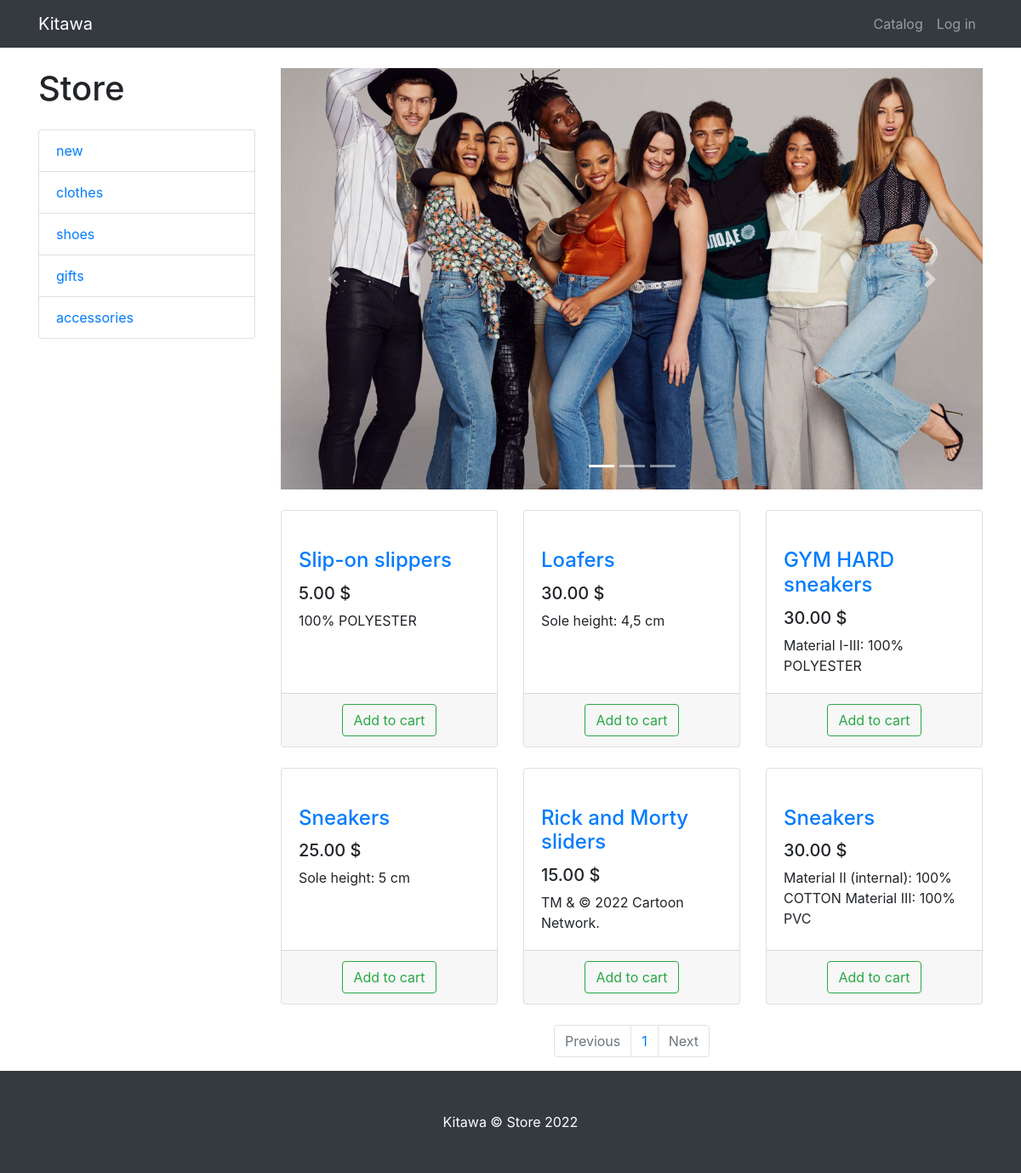
Screenshot of /3/ with the database file from the repository.
### products/models.py (models this page shows, shortened)
class ProductCategory(models.Model):
    name = models.CharField(max_length=64, unique=True)
    description = models.TextField(blank=True)
    class Meta:
        verbose_name_plural = 'Product Categories'

class Product(models.Model):
    name = models.CharField(max_length=256)
    image = models.ImageField(upload_to='products_images', blank=True)
    description = models.TextField(blank=True)
    short_description = models.CharField(max_length=64, blank=True)
    price = models.DecimalField(max_digits=8, decimal_places=2, default=0)
    quantity = models.PositiveIntegerField(default=0)
    category = models.ForeignKey(ProductCategory, on_delete=models.PROTECT)

### products/views.py (the view)
# urls.py: path('<int:category_id>/', views.products, name="products"),
def products(request, category_id=None, page=1):
    context = {
        'title': 'Store - catalog',
        'categories': ProductCategory.objects.all(),
    }
    if category_id:
        products = Product.objects.filter(category_id=category_id)
    else:
        products = Product.objects.all()
    paginator = Paginator(products, 6)
    products_paginator = paginator.page(page)
    context.update({'products': products_paginator})
    return render(request, 'products/products.html', context)

### products/templates/products/products.html (shortened to what this page needs)
{% extends 'products/base.html' %}
{% load static %}
{% block css %}
<link href="{% static 'css/products.css' %}" rel="stylesheet">
{% endblock %}
{% block content %}
<div class="container">
    <div class="row">
        <div class="col-lg-3">
            <h1 class="my-4">Store</h1>
            <div class="list-group">
                {% for category in categories %}
                <a href="{% url 'products' category.id %}" class="list-group-item">{{ category.name }}</a>
                {% endfor %}
            </div>
        </div>
        <div class="col-lg-9">
            <div id="carouselExampleIndicators" class="carousel slide my-4" data-ride="carousel">
                <ol class="carousel-indicators">
                    <li data-target="#carouselExampleIndicators" data-slide-to="0" class="active"></li>
                    <li data-target="#carouselExampleIndicators" data-slide-to="1"></li>
                    <li data-target="#carouselExampleIndicators" data-slide-to="2"></li>
                </ol>
                <div class="carousel-inner" role="listbox">
                    <div class="carousel-item active">
                        <img class="d-block img-fluid" src="{% static 'vendor/img/slides/slide-1.jpg' %}"
                             alt="First slide">
                    </div>
                </div>
                <a class="carousel-control-prev" href="#carouselExampleIndicators" role="button" data-slide="prev">
                    <span class="carousel-control-prev-icon" aria-hidden="true"></span>
                </a>
                <a class="carousel-control-next" href="#carouselExampleIndicators" role="button" data-slide="next">
                    <span class="carousel-control-next-icon" aria-hidden="true"></span>
                </a>
            </div>
            <div class="row">
                {% for product in products %}
                <div class="col-lg-4 col-md-6 mb-4">
                    <div class="card h-100">
                        <a href="#">
                        </a>
                        <div class="card-body">
                            <h4 class="card-title">
                                <a href="#">{{ product.name }}</a>
                            </h4>
                            <h5>{{ product.price}} $</h5>
                            <p class="card-text">{{ product.short_description }}</p>
                        </div>
                        <div class="card-footer text-center">
                            <a href="{% url 'basket_add' product.id %}">
                                <button type="button" class="btn btn-outline-success">Add to cart</button>
                            </a>
                        </div>
                    </div>
                </div>
                {% endfor %}
            </div>
            <nav aria-label="Page navigation example">
                <ul class="pagination justify-content-center">
                    <li class="page-item {% if not products.has_previous  %} disabled {% endif %}">
                        <a class="page-link" href="{% if products.has_previous %} {% url 'page' products.previous_page_number %} {% else %} # {% endif %}"
                           tabindex="-1" aria-disabled="true">Previous</a>
                    </li>
                    {% for page in products.paginator.page_range %}
                    <li class="page-item">
                        <a class="page-link" href="{% url 'page' page %}">
                            {{ page }}
                        </a>
                    </li>
                    {% endfor %}
                    <li class="page-item {% if not products.has_next  %} disabled {% endif %}" >
                        <a class="page-link" href="{% if products.has_next %} {% url 'page' products.next_page_number %} {% else %} # {% endif %}">
                            Next</a>
                    </li>
                </ul>
            </nav>
        </div>
    </div>
</div>
{% endblock %}
{% block footer %}
<footer class="py-5 bg-dark">
    <div class="container">
        <p class="m-0 text-center text-white">Kitawa &copy; Store 2022</p>
    </div>
</footer>
{% endblock %}

### static/css/products.css (style rules this page uses)
body { padding-top: 56px; }

### rows the page displays
ProductCategory: name "new"
ProductCategory: name "clothes"
ProductCategory: name "shoes"
ProductCategory: name "gifts"
ProductCategory: name "accessories"
Product: name "Slip-on slippers", price "5.00", short_description "100% POLYESTER"
Product: name "Loafers", price "30.00", short_description "Sole height: 4,5 cm"
Product: name "GYM HARD sneakers", price "30.00", short_description "Material I-III: 100% POLYESTER"
Product: name "Sneakers", price "25.00", short_description "Sole height: 5 cm"
Product: name "Rick and Morty sliders", price "15.00", short_description "TM & © 2022 Cartoon Network."
Product: name "Sneakers", price "30.00", short_description "Material II (internal): 100% COTTON Material III: 100% PVC"

### other values shown
{{ page }} "1"
